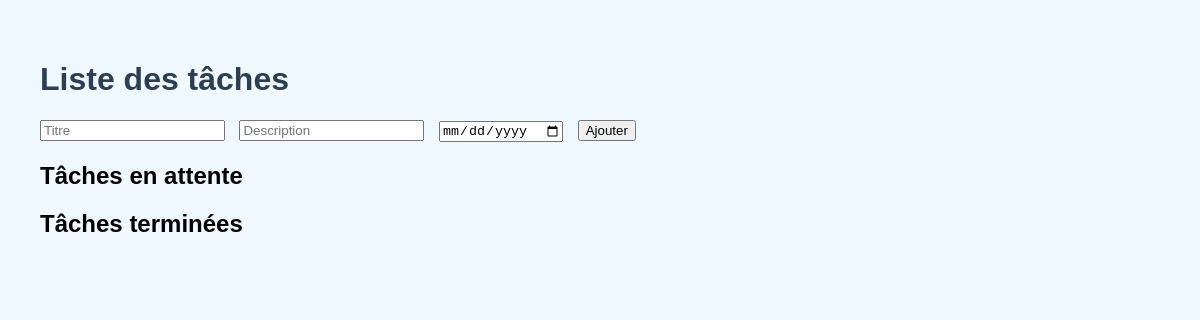
Before: / with the older database file.
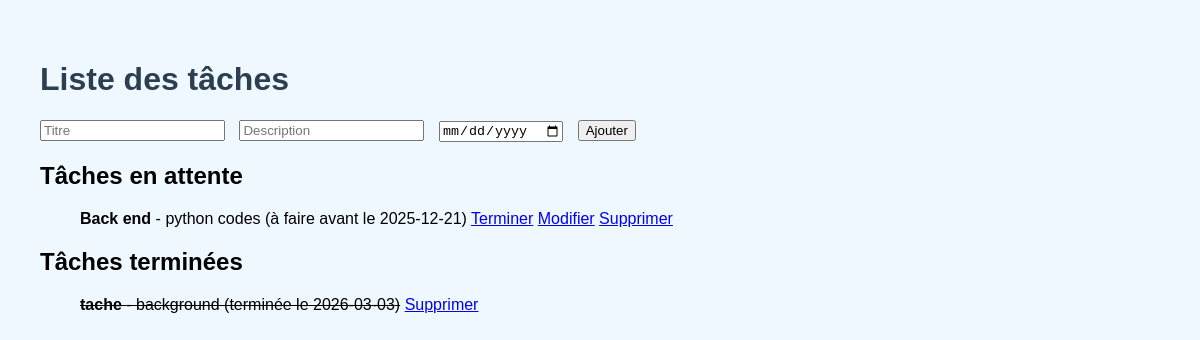
After: the same page with the newer database file.
### tables this page shows
CREATE TABLE tasks (
    id INTEGER PRIMARY KEY AUTOINCREMENT,
    title TEXT NOT NULL,
    description TEXT,
    due_date TEXT,
    done INTEGER NOT NULL DEFAULT 0
);

### app.py (the view)
@app.route('/')
def index():
    conn = get_db_connection()
    tasks = conn.execute("SELECT * FROM tasks").fetchall()
    conn.close()
    return render_template('index.html', tasks=tasks)

### app.py (called while the page is built)
def get_db_connection():
    conn = sqlite3.connect(DB_NAME)
    conn.row_factory = sqlite3.Row
    return conn

### templates/index.html (shortened to what this page needs)
<!DOCTYPE html>
<html>
<head>
    <link rel="stylesheet" href="{{ url_for('static', filename='style.css') }}">
</head>
<body>
    <h1>Liste des tâches</h1>
    <form method="POST" action="{{ url_for('add') }}">
        <input type="text" name="title" placeholder="Titre" required>
        <input type="text" name="description" placeholder="Description" required>
        <input type="date" name="due_date" required>
        <button type="submit">Ajouter</button>
    </form>
    <h2>Tâches en attente</h2>
    <ul>
        {% for task in tasks if not task['done'] %}
        <li>
            <strong>{{ task['title'] }}</strong> - {{ task['description'] }} (à faire avant le {{ task['due_date'] }})
            <a href="{{ url_for('complete', task_id=task['id']) }}">Terminer</a>
            <a href="{{ url_for('edit', task_id=task['id']) }}">Modifier</a>
            <a href="{{ url_for('delete', task_id=task['id']) }}" class="delete-btn">Supprimer</a>
        </li>
        {% endfor %}
    </ul>
    <h2>Tâches terminées</h2>
    <ul>
        {% for task in tasks if task['done'] %}
        <li>
            <del><strong>{{ task['title'] }}</strong> - {{ task['description'] }} (terminée le {{ task['due_date'] }})</del>
            <a href="{{ url_for('delete', task_id=task['id']) }}" class="delete-btn">Supprimer</a>
        </li>
        {% endfor %}
    </ul>
</body>
</html>

### static/style.css (style rules this page uses)
body { font-family: Arial; margin: 20px; }
form input, form button { margin-right: 10px; }
h1 { color: #2c3e50; }
ul { list-style-type: none; }
body { background-color: #f0f8ff; font-family: Arial, sans-serif; padding: 20px; }

Changed rows visible on the page:
added tasks: title "Back end", description "python codes", due_date "2025-12-21", shown under "Tâches en attente"
added tasks: title "tache", description "background", due_date "2026-03-03", shown under "Tâches terminées"
